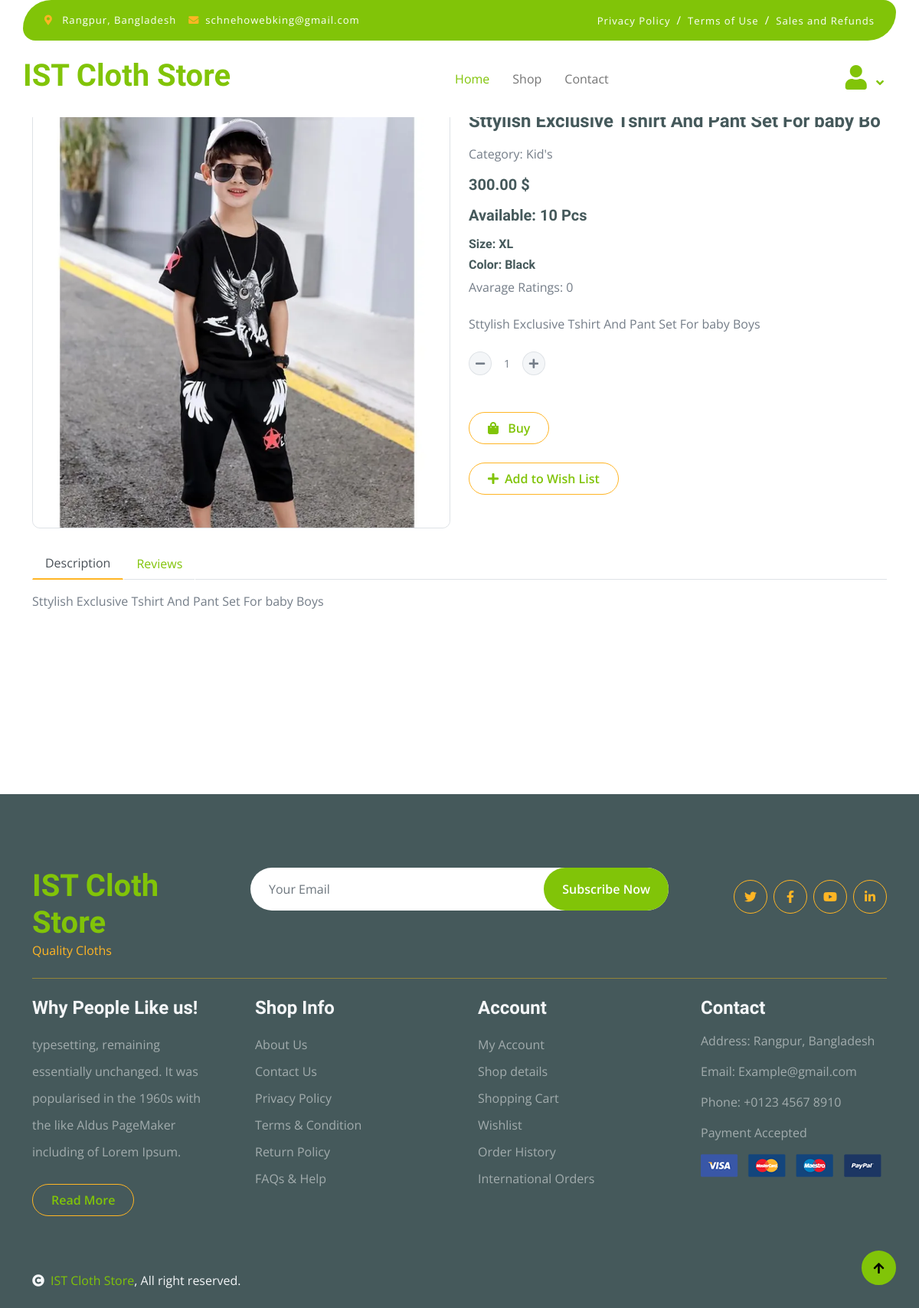
The app's page /shop/details/24/ with its own data.
### products/models.py (models this page shows, shortened)
class Product(models.Model):
    name = models.CharField(max_length=50)
    price = models.DecimalField(max_digits=10, decimal_places=2)
    quantity = models.IntegerField()
    description = models.TextField()
    category = models.ForeignKey(Category, on_delete=models.CASCADE)
    size = models.ForeignKey(Size, on_delete=models.CASCADE)
    color = models.ForeignKey(Color, on_delete=models.CASCADE)
    image = models.ImageField(upload_to="products/media/", blank=True, null=True)

### categories/models.py (models this page shows)
class Category(models.Model):
    name = models.CharField(max_length=100)
    image = models.ImageField(upload_to="categories/media/", blank=True, null=True)
    slug = models.SlugField(max_length=100,unique=True, null=True, blank=True)
    def __str__(self):
        return self.name

class Size(models.Model):
    name = models.CharField(max_length=100)
    slug = models.SlugField(max_length=100,unique=True, null=True, blank=True)
    def __str__(self):
        return self.name

class Color(models.Model):
    name = models.CharField(max_length=100)
    slug = models.SlugField(max_length=100,unique=True, null=True, blank=True)
    def __str__(self):
        return self.name

### products/views.py (the view)
# urls.py: path('details/<int:product_id>/', views.ProductDetailsPageView.as_view(), name="productDetailspage"),
class ProductDetailsPageView(DetailView):
    model = Product
    template_name = './products/product_details.html'
    pk_url_kwarg = 'product_id'
    def get_context_data(self, **kwargs):
        context = super().get_context_data(**kwargs)
        product = self.get_object()
        if self.request.user.is_authenticated:
            user_has_bought_product = Purchase.objects.filter(user=self.request.user, product=product).first()
            can_add_review = user_has_bought_product.user_id == self.request.user.id if user_has_bought_product else False
        else:
            user_has_bought_product = None
            can_add_review = False
        reviews = Review.objects.filter(product=product)
        average_rating = reviews.aggregate(avg_rating=Avg('rating'))['avg_rating'] or 0
        review_form = ReviewForm
        context['reviews'] = reviews
        context['can_add_review'] = can_add_review
        context['review_form'] = review_form
        context['average_rating'] = average_rating
        return context

### products/templates/products/product_details.html (shortened to what this page needs)
{% extends 'base.html' %}
{% block content %}
 <div class="container-fluid py-5 mt-5">
    <div class="container py-5">
        {% include 'messages.html' %}
        <div class="row g-4 mb-5">
            <div class="col-lg-12 col-xl-12">
                <div class="row g-4">
                    <div class="col-lg-6">
                        <div class="border rounded">
                            <a href="#">
                                <img src="{{product.image.url}}" class="img-fluid rounded" alt="Image">
                            </a>
                        </div>
                    </div>
                    <div class="col-lg-6">
                        <h4 class="fw-bold mb-3">{{product.name}}</h4>
                        <p class="mb-3">Category: {{product.category}}</p>
                        <h5 class="fw-bold mb-3">{{product.price}} $</h5>
                        <h5 class="fw-bold mb-3"> Available: {{product.quantity}} Pcs</h5>
                        <h6 class=""> Size: {{product.size}}</h6>
                        <h6 class=""> Color: {{product.color}}</h6>
                        <div class="d-flex mb-4">
                            Avarage Ratings: {{ average_rating }}
                        </div>
                        <p class="mb-4">{{product.description}}</p>
                        <div class="input-group quantity mb-5" style="width: 100px;">
                            <div class="input-group-btn">
                                <button class="btn btn-sm btn-minus rounded-circle bg-light border" >
                                    <i class="fa fa-minus"></i>
                                </button>
                            </div>
                            <input name="quantity" type="text" class="form-control form-control-sm text-center border-0" value="1">
                            <div class="input-group-btn">
                                <button class="btn btn-sm btn-plus rounded-circle bg-light border">
                                    <i class="fa fa-plus"></i>
                                </button>
                            </div>
                        </div>
                        <form action="{% url 'buy_product' product.id %}" method="POST">
                            <button type="submit" class="btn border border-secondary rounded-pill px-4 py-2 mb-4 text-primary"> <i class="fa fa-shopping-bag me-2 text-primary"> </i> Buy</button>
                        </form>
                        <form method="post" action="{% url 'add_to_wishlist' product.id %}">
                            <button type="submit" class="btn border border-secondary rounded-pill px-4 py-2 mb-4 text-primary"><i class="fa fa-plus me-2 text-primary"> </i>Add to Wish List</button>
                        </form>
                    </div>
                    <div class="col-lg-12">
                        <nav>
                            <div class="nav nav-tabs mb-3">
                                <button class="nav-link active border-white border-bottom-0" type="button" role="tab"
                                    id="nav-about-tab" data-bs-toggle="tab" data-bs-target="#nav-about"
                                    aria-controls="nav-about" aria-selected="true">Description</button>
                                <button class="nav-link border-white border-bottom-0" type="button" role="tab"
                                    id="nav-mission-tab" data-bs-toggle="tab" data-bs-target="#nav-mission"
                                    aria-controls="nav-mission" aria-selected="false">Reviews</button>
                            </div>
                        </nav>
                        <div class="tab-content mb-5">
                            <div class="tab-pane active" id="nav-about" role="tabpanel" aria-labelledby="nav-about-tab">
                                <p>{{product.description}}</p>
                            </div>
                        </div>
                    </div>
                </div>
            </div>
        </div>
    </div>
</div>
{% endblock %}

### core/static/css/style.css (style rules this page uses)
.btn { font-weight: 600; transition: .5s; }
.btn.border-secondary { transition: 0.5s; }
.nav.nav-tabs .nav-link.active { border-bottom: 2px solid #FFB524 !important; }

### records on screen
Product: image (picture), name "Sttylish Exclusive Tshirt And Pant Set For baby Bo", category "Kid's", price "300.00", quantity "10", size "XL", color "Black", description "Sttylish Exclusive Tshirt And Pant Set For baby Boys"

### other values on screen
{{ average_rating }} "0"
